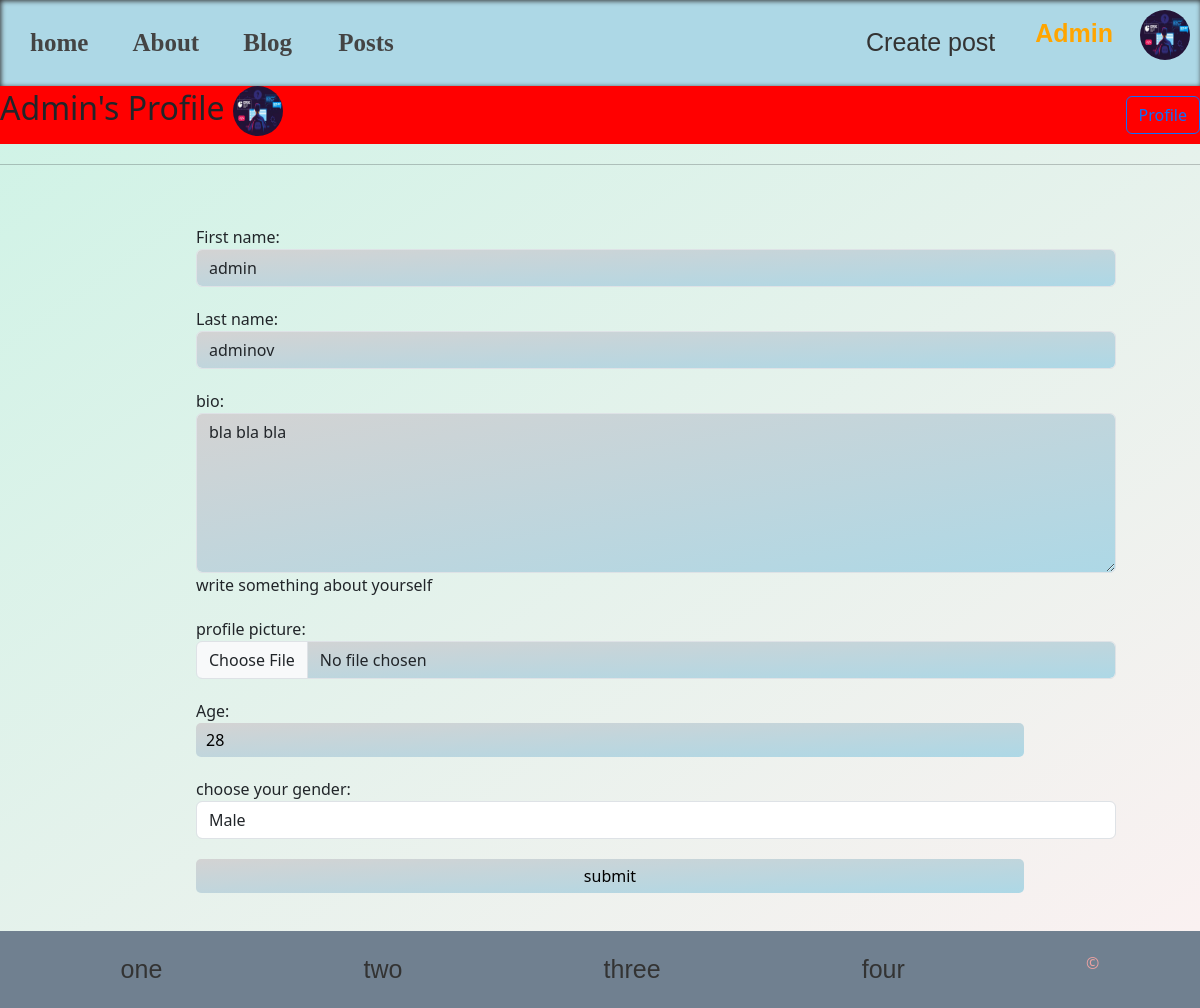
The app's page /users/update-profile/ (signed in), older data.
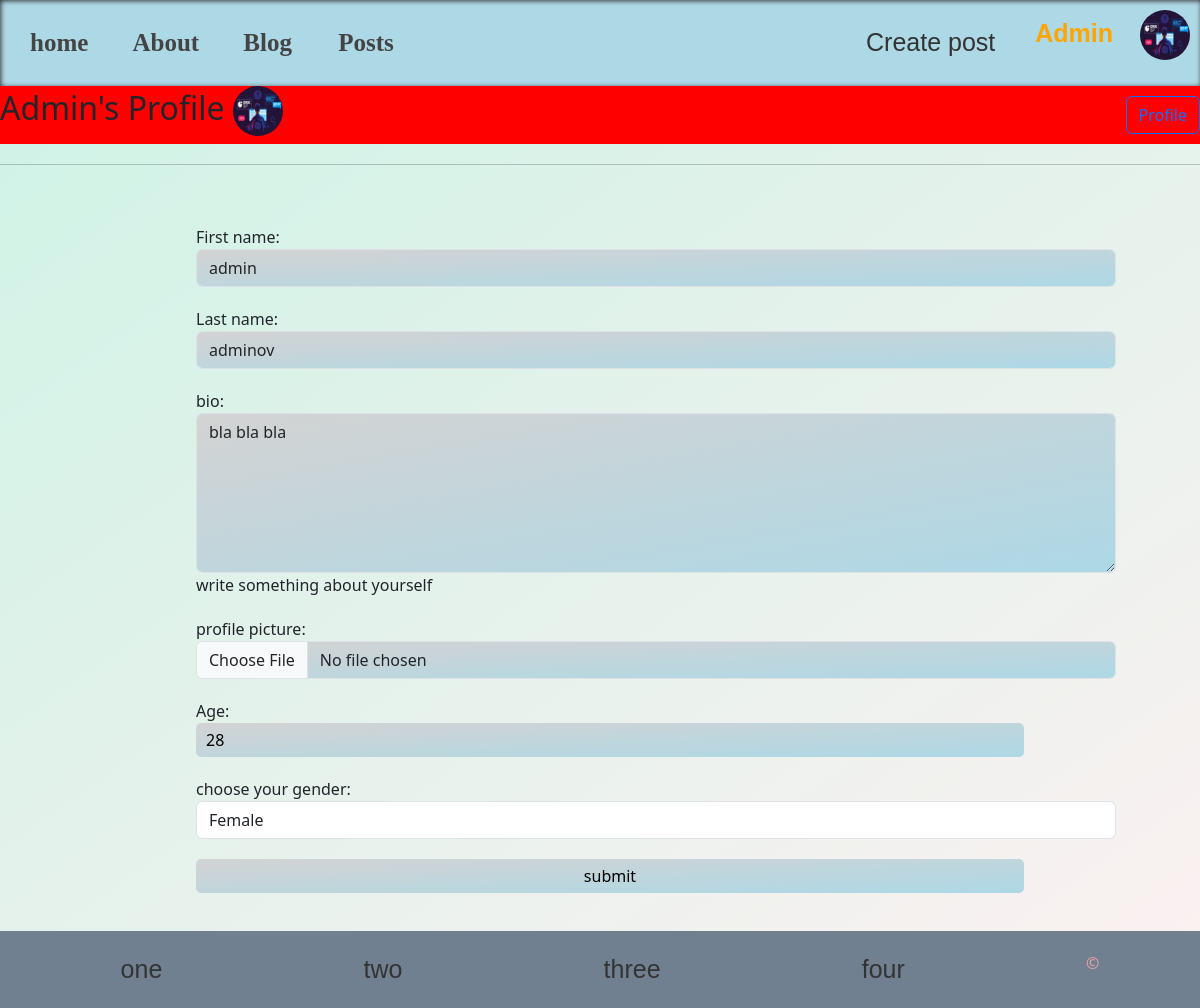
The same page, newer data.
### users/models.py (models this page shows, shortened)
class Profile(models.Model):
    user = models.OneToOneField(User, on_delete=models.CASCADE)
    first_name = models.CharField(max_length=100, default='')
    last_name = models.CharField(max_length=100, default='')
    bio = models.TextField(null=True, blank=True)
    image = models.ImageField(default='default.jpg', upload_to='profile_pics')
    age =  models.IntegerField( null=True, blank=True)
    gender = models.CharField(max_length=50, null=True, blank=True)

### users/views.py (the view, shortened to what this page needs)
# urls.py: path('update-profile/', update_profile_page, name='update_profile_page'),
def update_profile_page(request):
    profile = Profile.objects.filter(id=request.user.id).first()
    form = ProfileForm(instance=profile)
    context = {
        'user': request.user,
        'form': form
    }
    return render(request, 'update_profile_page.html', context)

### users/templates/update_profile_page.html (shortened to what this page needs)
{% extends 'base.html' %}
{% load static %}
{% block css %}
   <link rel="stylesheet" href="{% static 'style/profile.css' %}">
{% endblock %}
{%block content%}
    <div class="intro-wrapper">
        <h2>
            {{user.username|title}}'s Profile
            <img src="{{ user.profile.image.url }}" class="profile-picture" alt="profile-picture">
        </h2>
        <a href="{% url 'profile_page' %}" class="btn btn-outline-primary">
            Profile
        </a>
    </div>
    <hr style="margin: 20px 0;">
    {%include 'form_snippets.html' with form=form%}
{% endblock %}

### templates/form_snippets.html (shortened to what this page needs)
<div class="form-wrapper">
    <form method="POST" enctype="multipart/form-data">
        {{form.as_p}}
        {%if btn_text%}
            <input type="submit" value="{{ btn_text }}" />
        {%else %}
            <input type="submit" value="submit" />
        {%endif%}
    </form>
</div>

Row changes from the older to the newer data that the page shows:
changed Profile "admin": gender "Male" → "Female"
